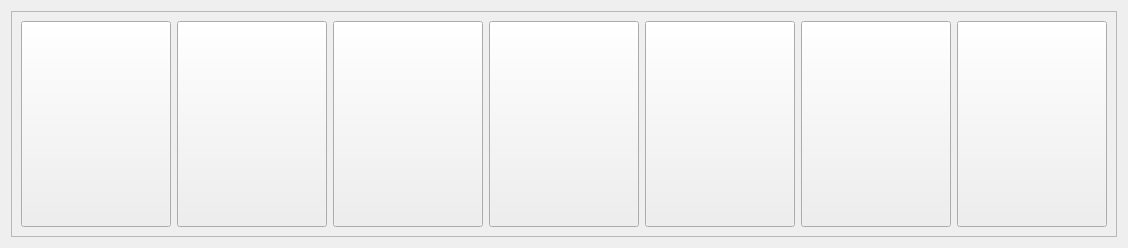
             <widget class="QWidget" name="scrollAreaWidgetContents">
              <property name="geometry">
               <rect>
                <x>0</x>
                <y>0</y>
                <width>1126</width>
                <height>248</height>
               </rect>
              </property>
              <layout class="QVBoxLayout" name="verticalLayout_30">
               <item>
                <widget class="QFrame" name="frame">
                 <property name="minimumSize">
                  <size>
                   <width>0</width>
                   <height>200</height>
                  </size>
                 </property>
                 <property name="frameShape">
                  <enum>QFrame::StyledPanel</enum>
                 </property>
                 <property name="frameShadow">
                  <enum>QFrame::Raised</enum>
                 </property>
                 <layout class="QHBoxLayout" name="horizontalLayout_2">
                  <item>
                   <widget class="QPushButton" name="RootLocus">
                    <property name="sizePolicy">
                     <sizepolicy hsizetype="Minimum" vsizetype="Preferred">
                      <horstretch>0</horstretch>
                      <verstretch>0</verstretch>
                     </sizepolicy>
                    </property>
                    <property name="minimumSize">
                     <size>
                      <width>150</width>
                      <height>0</height>
                     </size>
                    </property>
                    <property name="cursor">
                     <cursorShape>PointingHandCursor</cursorShape>
                    </property>
                    <property name="styleSheet">
                     <string notr="true">QPushButton {
	image: url(:/Asset/Asset/Modul 23 (Kecil).png);
	border: 0px;
	border-radius : 2px;
}


QPushButton:hover {
	image: url(:/Asset/Asset/Modul 23.png);
};
border: none;</string>
                    </property>
                    <property name="text">
                     <string />
                    </property>
                   </widget>
                  </item>
                  <item>
                   <widget class="QPushButton" name="FreqResponse">
                    <property name="sizePolicy">
                     <sizepolicy hsizetype="Minimum" vsizetype="Preferred">
                      <horstretch>0</horstretch>
                      <verstretch>0</verstretch>
                     </sizepolicy>
                    </property>
                    <property name="minimumSize">
                     <size>
                      <width>150</width>
                      <height>0</height>
                     </size>
                    </property>
                    <property name="cursor">
                     <cursorShape>PointingHandCursor</cursorShape>
                    </property>
                    <property name="styleSheet">
                     <string notr="true">QPushButton {
	image: url(:/Asset/Asset/Modul 4 (Kecil).png);
	border: 0px;
	border-radius : 2px;
}


QPushButton:hover {
	image: url(:/Asset/Asset/Modul 4.png);
};
border: none;</string>
                    </property>
                    <property name="text">
                     <string />
                    </property>
                   </widget>
                  </item>
                  <item>
                   <widget class="QPushButton" name="CDFrequency">
                    <property name="sizePolicy">
                     <sizepolicy hsizetype="Minimum" vsizetype="Preferred">
                      <horstretch>0</horstretch>
                      <verstretch>0</verstretch>
                     </sizepolicy>
                    </property>
                    <property name="minimumSize">
                     <size>
                      <width>150</width>
                      <height>0</height>
                     </size>
                    </property>
                    <property name="cursor">
                     <cursorShape>PointingHandCursor</cursorShape>
                    </property>
                    <property name="styleSheet">
                     <string notr="true">QPushButton {
	image: url(:/Asset/Asset/Modul 5 (Kecil).png);
	border: 0px;
	border-radius : 2px;
}


QPushButton:hover {
	image: url(:/Asset/Asset/Modul 5.png);
};
border: none;</string>
                    </property>
                    <property name="text">
                     <string />
                    </property>
                   </widget>
                  </item>
                  <item>
                   <widget class="QPushButton" name="StateSpace">
                    <property name="sizePolicy">
                     <sizepolicy hsizetype="Minimum" vsizetype="Preferred">
                      <horstretch>0</horstretch>
                      <verstretch>0</verstretch>
                     </sizepolicy>
                    </property>
                    <property name="minimumSize">
                     <size>
                      <width>150</width>
                      <height>0</height>
                     </size>
                    </property>
                    <property name="cursor">
                     <cursorShape>PointingHandCursor</cursorShape>
                    </property>
                    <property name="styleSheet">
                     <string notr="true">QPushButton {
	image: url(:/Asset/Asset/Modul 6 (Kecil).png);
	border: 0px;
	border-radius : 2px;
}


QPushButton:hover {
	image: url(:/Asset/Asset/Modul 6.png);
};
border: none;</string>
                    </property>
                    <property name="text">
                     <string />
                    </property>
                   </widget>
                  </item>
                  <item>
                   <widget class="QPushButton" name="COD">
                    <property name="sizePolicy">
                     <sizepolicy hsizetype="Minimum" vsizetype="Preferred">
                      <horstretch>0</horstretch>
                      <verstretch>0</verstretch>
                     </sizepolicy>
                    </property>
                    <property name="minimumSize">
                     <size>
                      <width>150</width>
                      <height>0</height>
                     </size>
                    </property>
                    <property name="cursor">
                     <cursorShape>PointingHandCursor</cursorShape>
                    </property>
                    <property name="styleSheet">
                     <string notr="true">QPushButton {
	image: url(:/Asset/Asset/Modul 7 (Kecil).png);
	border: 0px;
	border-radius : 2px;
}


QPushButton:hover {
	image: url(:/Asset/Asset/Modul 7.png);
};
border: none;</string>
                    </property>
                    <property name="text">
                     <string />
                    </property>
                   </widget>
                  </item>
                  <item>
                   <widget class="QPushButton" name="DiscreteCOD">
                    <property name="sizePolicy">
                     <sizepolicy hsizetype="Minimum" vsizetype="Preferred">
                      <horstretch>0</horstretch>
                      <verstretch>0</verstretch>
                     </sizepolicy>
                    </property>
                    <property name="minimumSize">
                     <size>
                      <width>150</width>
                      <height>0</height>
                     </size>
                    </property>
                    <property name="cursor">
                     <cursorShape>PointingHandCursor</cursorShape>
                    </property>
                    <property name="styleSheet">
                     <string notr="true">QPushButton {
	image: url(:/Asset/Asset/Modul 8 (Kecil).png);
	border: 0px;
	border-radius : 2px;
}


QPushButton:hover {
	image: url(:/Asset/Asset/Modul 8.png);
};
border: none;</string>
                    </property>
                    <property name="text">
                     <string />
                    </property>
                   </widget>
                  </item>
                  <item>
                   <widget class="QPushButton" name="DCMotor">
                    <property name="sizePolicy">
                     <sizepolicy hsizetype="Minimum" vsizetype="Preferred">
                      <horstretch>0</horstretch>
                      <verstretch>0</verstretch>
                     </sizepolicy>
                    </property>
                    <property name="minimumSize">
                     <size>
                      <width>150</width>
                      <height>0</height>
                     </size>
                    </property>
                    <property name="cursor">
                     <cursorShape>PointingHandCursor</cursorShape>
                    </property>
                    <property name="styleSheet">
                     <string notr="true">QPushButton {
	image: url(:/Asset/Asset/Modul 910 (Kecil).png);
	border: 0px;
	border-radius : 2px;
}


QPushButton:hover {
	image: url(:/Asset/Asset/Modul 910.png);
};
border: none;</string>
                    </property>
                    <property name="text">
                     <string />
                    </property>
                   </widget>
                  </item>
                 </layout>
                </widget>
               </item>
              </layout>
             </widget>
